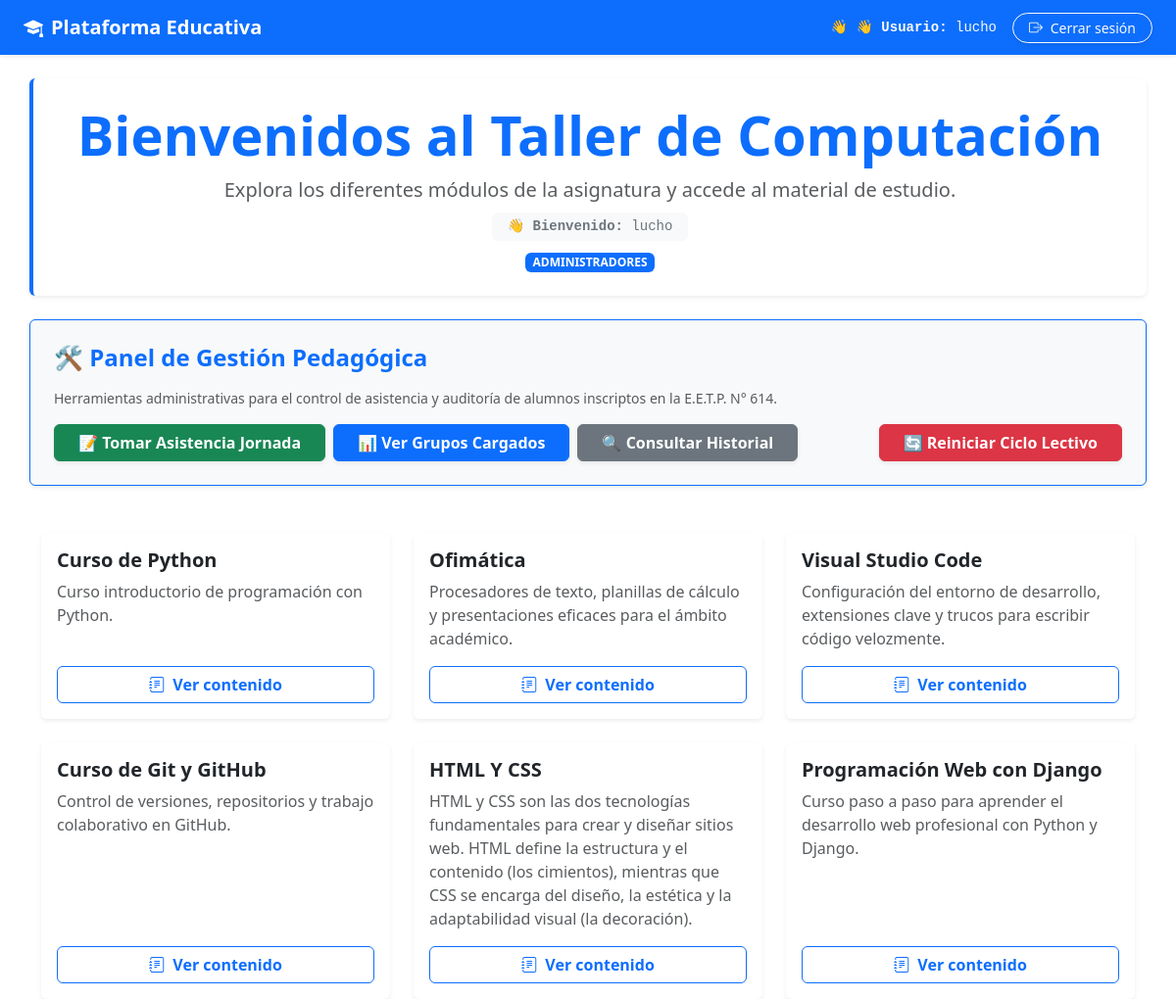
/ (signed in), run on the app's committed database.
### usuarios/models.py (models this page shows, shortened)
class Usuario(AbstractUser):
    dni = models.CharField(
        max_length=20,
        unique=True,
        null=True,
        blank=True
    )

### educacion/models.py (models this page shows, shortened)
class EspacioEducativo(models.Model):
    nombre = models.CharField(
        max_length=200
    )
    descripcion = models.TextField(
        blank=True
    )
    fecha_creacion = models.DateTimeField(
        auto_now_add=True
    )
    activo = models.BooleanField(
        default=True
    )
    class Meta:
        verbose_name = 'Espacio educativo'
        verbose_name_plural = 'Espacios educativos'

### educacion/views.py (the view)
@login_required
def inicio(request):
    espacios = EspacioEducativo.objects.filter(activo=True)
    return render(
        request,
        'educacion/inicio.html',
        {
            'espacios': espacios
        }
    )

### educacion/templates/educacion/inicio.html (shortened to what this page needs)
{% extends 'base.html' %}
{% block content %}
<div class="row text-center mb-4">
    <div class="col-12 py-4 bg-white rounded shadow-sm border-start border-primary border-4">
        <h1 class="display-4 fw-bold text-primary">
            Bienvenidos al Taller de Computación
        </h1>
        <p class="lead text-muted mb-2">
            Explora los diferentes módulos de la asignatura y accede al material de estudio.
        </p>
        <div class="d-inline-block px-3 py-1 bg-light text-secondary rounded font-monospace small">
            👋 <strong>Bienvenido:</strong> {{ user.get_full_name|default:user.username }}
        </div>
        <div class="mt-2">
            {% for grupo in user.groups.all %}
            <span class="badge bg-primary">
                {{ grupo.name }}
            </span>
            {% empty %}
            <span class="text-muted">
                Sin rol asignado
            </span>
            {% endfor %}
        </div>
    </div>
</div>
{% if user.is_staff %}
<div class="row mb-5">
    <div class="col-12 p-4 bg-light rounded shadow-sm border border-primary">
        <h4 class="text-primary fw-bold mb-3">
            🛠️ Panel de Gestión Pedagógica
        </h4>
        <p class="text-muted small mb-3">
            Herramientas administrativas para el control de asistencia y auditoría de alumnos inscriptos en la E.E.T.P. N° 614.
        </p>
        <div class="d-flex flex-wrap gap-2">
            <a href="#" class="btn btn-success fw-bold px-4 shadow-sm">
                📝 Tomar Asistencia Jornada
            </a>
            <a href="#" class="btn btn-primary fw-bold px-4 shadow-sm">
                📊 Ver Grupos Cargados
            </a>
            <a href="#" class="btn btn-secondary fw-bold px-4 shadow-sm">
                🔍 Consultar Historial
            </a>
            <a href="#" class="btn btn-danger fw-bold px-4 shadow-sm ms-auto">
                🔄 Reiniciar Ciclo Lectivo
            </a>
        </div>
    </div>
</div>
{% endif %}
<div class="row g-4">
    {% for espacio in espacios %}
    <div class="col-12 col-md-6 col-lg-4">
        <div class="card h-100 shadow-sm border-0">
            <div class="card-body d-flex flex-column">
                <h5 class="card-title fw-bold">
                    {{ espacio.nombre }}
                </h5>
                <p class="card-text text-muted">
                    {{ espacio.descripcion }}
                </p>
                <a href="{% url 'educacion:detalle_espacio' espacio.id %}" class="btn btn-outline-primary mt-auto fw-semibold">
                    <i class="bi bi-journal-text me-1"></i> Ver contenido
                </a>
            </div>
        </div>
    </div>
    {% empty %}
    <div class="col-12">
        <div class="alert alert-info">
            No hay espacios educativos disponibles.
        </div>
    </div>
    {% endfor %}
</div>
{% endblock %}

### templates/base.html (shortened to what this page needs)
{% load static %}
<!DOCTYPE html>
<html lang="es">
<head>
    <link href="https://cdn.jsdelivr.net/npm/bootstrap@5.3.3/dist/css/bootstrap.min.css" rel="stylesheet">
    <link rel="stylesheet" href="https://cdn.jsdelivr.net/npm/bootstrap-icons@1.11.3/font/bootstrap-icons.min.css">
    <link rel="stylesheet" href="{% static 'css/estilos.css' %}">
</head>
<body>
    {% if user.is_authenticated %}
    <nav class="navbar navbar-expand-lg navbar-dark bg-primary mb-4 shadow-sm">
        <div class="container-fluid px-4">
            <a class="navbar-brand fw-bold" href="{% url 'educacion:inicio' %}">
                <i class="bi bi-mortarboard-fill me-2"></i>Plataforma Educativa
            </a>
            <div class="collapse navbar-collapse" id="navbarNav">
                <ul class="navbar-nav ms-auto align-items-center gap-3 mt-2 mt-lg-0">
                    <li class="nav-item text-light font-monospace small">
                        👋 👋 <strong>Usuario:</strong> {{ user.get_full_name|default:user.username }}
                    </li>
                    <li class="nav-item">
                        <form method="post" action="{% url 'logout' %}" class="d-inline">
                            <button type="submit" class="btn btn-outline-light btn-sm rounded-pill px-3 shadow-sm">
                                <i class="bi bi-box-arrow-right me-1"></i> Cerrar sesión
                            </button>
                        </form>
                    </li>
                </ul>
            </div>
        </div>
    </nav>
    {% endif %}
    <main class="container">
        {% block content %}
        {% endblock %}
    </main>
</body>
</html>

### static/css/estilos.css (style rules this page uses)
.navbar-brand { transition: 0.3s; }

### data on the page
Usuario: get_full_name "lucho"
EspacioEducativo: nombre "Curso de Python", descripcion "Curso introductorio de programación con Python."
EspacioEducativo: nombre "Ofimática", descripcion "Procesadores de texto, planillas de cálculo y presentaciones eficaces para el ámbito académico."
EspacioEducativo: nombre "Visual Studio Code", descripcion "Configuración del entorno de desarrollo, extensiones clave y trucos para escribir código velozmente."
EspacioEducativo: nombre "Curso de Git y GitHub", descripcion "Control de versiones, repositorios y trabajo colaborativo en GitHub."
EspacioEducativo: nombre "HTML Y CSS", descripcion "HTML y CSS son las dos tecnologías fundamentales para crear y diseñar sitios web. HTML define la estructura y el contenido (los cimientos), mientras que CSS se encarga del diseño, la estética y la adaptabilidad visual (la decoración)."
EspacioEducativo: nombre "Programación Web con Django", descripcion "Curso paso a paso para aprender el desarrollo web profesional con Python y Django."

### other printed values
{{ grupo.name }} "ADMINISTRADORES"
